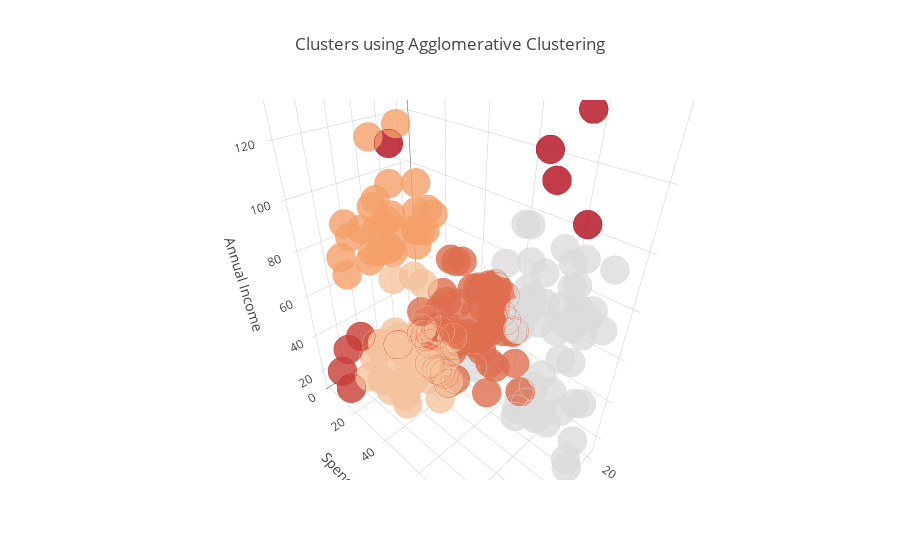

Source (notebook cell):
### Code cell
trace1 = go.Scatter3d(
    x= df['Age'],
    y= df['Spending Score (1-100)'],
    z= df['Annual Income (k$)'],
    mode='markers',
     marker=dict(
        color = df['clusters_Hierarchical'], 
        size= 10,
        line=dict(
            color= df['clusters_Hierarchical'],
            width= 12
        ),
        opacity=0.8
     )
)
data = [trace1]
layout = go.Layout(
    title= 'Clusters using Agglomerative Clustering',
    scene = dict(
            xaxis = dict(title  = 'Age'),
            yaxis = dict(title  = 'Spending Score'),
            zaxis = dict(title  = 'Annual Income')
        )
)
fig = go.Figure(data=data, layout=layout)
py.offline.iplot(fig)

### Figure 1 — Plotly figure (JSON) as saved in the notebook; plotly's stock layout.template omitted (floating-point values rounded to 4 significant figures; data arrays with more than 128 entries replaced by an {"elided": "..."} marker saying what was removed)
{"data": [{"marker": {"color": {"elided": "200 int values"}, "line": {"color": {"elided": "200 int values"}, "width": 12}, "opacity": 0.8, "size": 10}, "mode": "markers", "type": "scatter3d", "x": {"elided": "200 int values"}, "y": {"elided": "200 int values"}, "z": {"elided": "200 int values"}}], "layout": {"autosize": true, "scene": {"aspectmode": "auto", "aspectratio": {"x": 0.6093, "y": 1.148, "z": 1.429}, "camera": {"center": {"x": 0, "y": 0, "z": 0}, "eye": {"x": 0.9722, "y": 0.9722, "z": 0.9722}, "projection": {"type": "perspective"}, "up": {"x": 0, "y": 0, "z": 1}}, "xaxis": {"title": {"text": "Age"}, "type": "linear"}, "yaxis": {"title": {"text": "Spending Score"}, "type": "linear"}, "zaxis": {"title": {"text": "Annual Income"}, "type": "linear"}}, "title": {"text": "Clusters using Agglomerative Clustering"}}}
